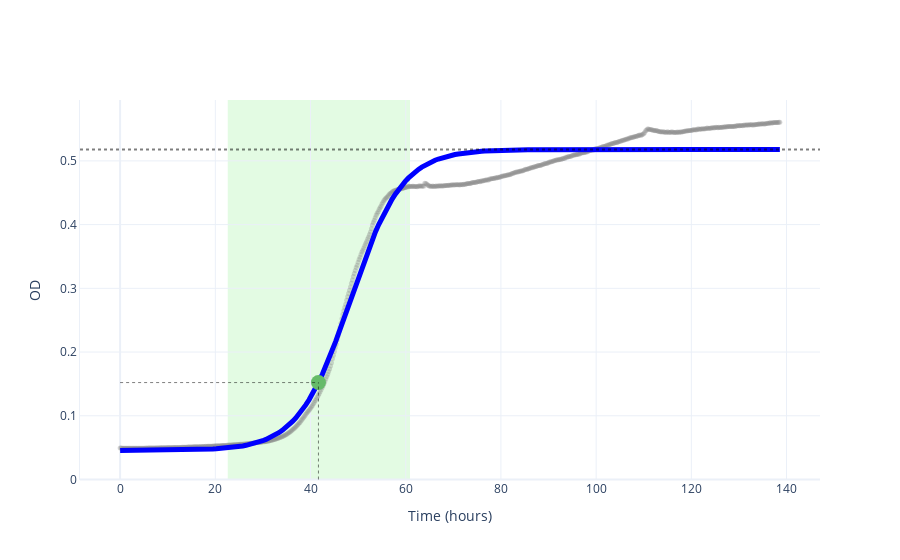

The notebook cell saved with this chart:
### Markdown cell above
## Annotate plot with Baranyi fit

The Baranyi-Roberts model is particularly useful for growth curves with a lag phase.
It explicitly models the lag phase through the h0 parameter, where higher h0 values
indicate longer lag times.

### Code cell
# Fit a Baranyi model and extract statistics
baranyi_fit = gc.parametric.fit_parametric(time, data, model="baranyi")
baranyi_stats = gc.utils.extract_stats_from_fit(baranyi_fit, time, data)

# Plot with Baranyi model
scale = "linear"
fig_baranyi = gc.plot.create_base_plot(time, data, scale=scale)
fig_baranyi = gc.plot.annotate_plot(
    fig_baranyi,
    scale=scale,
    phase_boundaries=(
        baranyi_stats["exp_phase_start"],
        baranyi_stats["exp_phase_end"],
    ),
    time_umax=baranyi_stats["time_at_umax"],
    od_umax=baranyi_stats["od_at_umax"],
    od_max=baranyi_stats["max_od"],
    umax_point=(baranyi_stats["time_at_umax"], baranyi_stats["od_at_umax"]),
    fitted_model=baranyi_fit,
)

fig_baranyi.show()

### Figure 1 — Plotly figure (JSON) as saved in the notebook; plotly's stock layout.template omitted (floating-point values rounded to 4 significant figures; data arrays with more than 128 entries replaced by an {"elided": "..."} marker saying what was removed)
{"data": [{"marker": {"color": "gray", "opacity": 0.3, "size": 5}, "mode": "markers", "name": "Data", "showlegend": false, "type": "scatter", "x": {"elided": "694 float values"}, "y": {"elided": "694 float values"}}, {"line": {"color": "blue", "width": 5}, "mode": "lines", "name": "Baranyi fit", "showlegend": false, "type": "scatter", "x": {"elided": "200 float values"}, "y": {"elided": "200 float values"}}, {"marker": {"color": "#66BB6A", "size": 15, "symbol": "circle"}, "mode": "markers", "showlegend": false, "type": "scatter", "x": [41.66], "y": [0.1521]}], "layout": {"hovermode": "closest", "shapes": [{"fillcolor": "lightgreen", "layer": "below", "line": {"width": 0}, "opacity": 0.25, "type": "rect", "x0": 22.61, "x1": 60.89, "xref": "x", "y0": 0, "y1": 1, "yref": "y domain"}, {"line": {"color": "black", "dash": "dot", "width": 1}, "opacity": 0.5, "type": "line", "x0": 41.66, "x1": 41.66, "y0": 0, "y1": 0.1521}, {"line": {"color": "black", "dash": "dot", "width": 1}, "opacity": 0.5, "type": "line", "x0": 0, "x1": 41.66, "y0": 0.1521, "y1": 0.1521}, {"line": {"color": "black", "dash": "dot", "width": 2}, "opacity": 0.5, "type": "line", "x0": 0, "x1": 1, "xref": "x domain", "y0": 0.5179, "y1": 0.5179, "yref": "y"}], "showlegend": false, "xaxis": {"range": [0, null], "title": {"text": "Time (hours)"}}, "yaxis": {"range": [0, null], "showline": true, "title": {"text": "OD"}, "visible": true}}}
